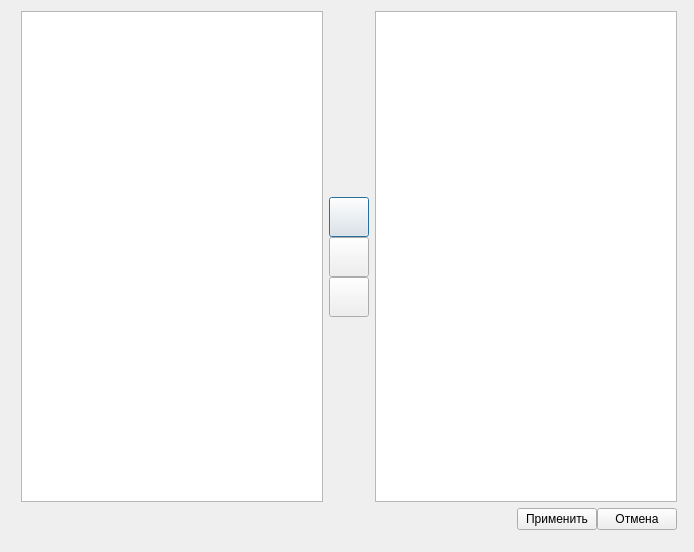
<?xml version="1.0" encoding="UTF-8"?>
<ui version="4.0">
 <class>BalansSelectElements</class>
 <widget class="QDialog" name="BalansSelectElements">
  <property name="geometry">
   <rect>
    <x>0</x>
    <y>0</y>
    <width>694</width>
    <height>552</height>
   </rect>
  </property>
  <property name="windowTitle">
   <string>Dialog</string>
  </property>
  <widget class="QWidget" name="verticalLayoutWidget_2">
   <property name="geometry">
    <rect>
     <x>10</x>
     <y>0</y>
     <width>678</width>
     <height>541</height>
    </rect>
   </property>
   <layout class="QVBoxLayout" name="mainLayout">
    <property name="spacing">
     <number>0</number>
    </property>
    <property name="margin">
     <number>5</number>
    </property>
    <item>
     <layout class="QHBoxLayout" name="horizontalLayout" stretch="1,0,1">
      <property name="margin">
       <number>6</number>
      </property>
      <item>
       <widget class="QTreeWidget" name="twList">
        <property name="sizePolicy">
         <sizepolicy hsizetype="Expanding" vsizetype="Expanding">
          <horstretch>0</horstretch>
          <verstretch>0</verstretch>
         </sizepolicy>
        </property>
        <property name="minimumSize">
         <size>
          <width>300</width>
          <height>411</height>
         </size>
        </property>
        <property name="maximumSize">
         <size>
          <width>16777215</width>
          <height>11111111</height>
         </size>
        </property>
        <property name="editTriggers">
         <set>QAbstractItemView::NoEditTriggers</set>
        </property>
        <property name="selectionMode">
         <enum>QAbstractItemView::ExtendedSelection</enum>
        </property>
        <property name="expandsOnDoubleClick">
         <bool>false</bool>
        </property>
        <attribute name="headerVisible">
         <bool>false</bool>
        </attribute>
        <attribute name="headerCascadingSectionResizes">
         <bool>false</bool>
        </attribute>
        <attribute name="headerShowSortIndicator" stdset="0">
         <bool>false</bool>
        </attribute>
        <column>
         <property name="text">
          <string notr="true">1</string>
         </property>
        </column>
       </widget>
      </item>
      <item>
       <layout class="QVBoxLayout" name="verticalLayout">
        <property name="leftMargin">
         <number>6</number>
        </property>
        <property name="rightMargin">
         <number>6</number>
        </property>
        <item>
         <spacer name="verticalSpacer">
          <property name="orientation">
           <enum>Qt::Vertical</enum>
          </property>
          <property name="sizeHint" stdset="0">
           <size>
            <width>20</width>
            <height>40</height>
           </size>
          </property>
         </spacer>
        </item>
        <item>
         <widget class="QPushButton" name="pbSelectPosPos">
          <property name="minimumSize">
           <size>
            <width>0</width>
            <height>40</height>
           </size>
          </property>
          <property name="toolTip">
           <string>&lt;!DOCTYPE HTML PUBLIC &quot;-//W3C//DTD HTML 4.0//EN&quot; &quot;http://www.w3.org/TR/REC-html40/strict.dtd&quot;&gt;
&lt;html&gt;&lt;head&gt;&lt;meta name=&quot;qrichtext&quot; content=&quot;1&quot; /&gt;&lt;style type=&quot;text/css&quot;&gt;
p, li { white-space: pre-wrap; }
&lt;/style&gt;&lt;/head&gt;&lt;body style=&quot; font-family:'MS Shell Dlg 2'; font-size:8.25pt; font-weight:400; font-style:normal;&quot;&gt;
&lt;p style=&quot; margin-top:0px; margin-bottom:0px; margin-left:0px; margin-right:0px; -qt-block-indent:0; text-indent:0px;&quot;&gt;&lt;span style=&quot; font-size:8pt;&quot;&gt;Выбрать текущие каналы со&lt;/span&gt;&lt;span style=&quot; font-size:8pt; font-weight:600;&quot;&gt; знаком &amp;quot;плюс&amp;quot;&lt;/span&gt;&lt;/p&gt;&lt;/body&gt;&lt;/html&gt;</string>
          </property>
          <property name="text">
           <string/>
          </property>
          <property name="icon">
           <iconset resource="resources.qrc">
            <normaloff>:/icons/images/select_positive.png</normaloff>:/icons/images/select_positive.png</iconset>
          </property>
          <property name="iconSize">
           <size>
            <width>16</width>
            <height>16</height>
           </size>
          </property>
         </widget>
        </item>
        <item>
         <widget class="QPushButton" name="pbSelectNeg">
          <property name="minimumSize">
           <size>
            <width>0</width>
            <height>40</height>
           </size>
          </property>
          <property name="toolTip">
           <string>&lt;!DOCTYPE HTML PUBLIC &quot;-//W3C//DTD HTML 4.0//EN&quot; &quot;http://www.w3.org/TR/REC-html40/strict.dtd&quot;&gt;
&lt;html&gt;&lt;head&gt;&lt;meta name=&quot;qrichtext&quot; content=&quot;1&quot; /&gt;&lt;style type=&quot;text/css&quot;&gt;
p, li { white-space: pre-wrap; }
&lt;/style&gt;&lt;/head&gt;&lt;body style=&quot; font-family:'MS Shell Dlg 2'; font-size:8.25pt; font-weight:400; font-style:normal;&quot;&gt;
&lt;p style=&quot; margin-top:0px; margin-bottom:0px; margin-left:0px; margin-right:0px; -qt-block-indent:0; text-indent:0px;&quot;&gt;Выбрать текущие каналы со&lt;span style=&quot; font-weight:600;&quot;&gt; знаком &amp;quot;минус&amp;quot;&lt;/span&gt;&lt;/p&gt;&lt;/body&gt;&lt;/html&gt;</string>
          </property>
          <property name="text">
           <string/>
          </property>
          <property name="icon">
           <iconset resource="resources.qrc">
            <normaloff>:/icons/images/select_negative.png</normaloff>:/icons/images/select_negative.png</iconset>
          </property>
         </widget>
        </item>
        <item>
         <widget class="QPushButton" name="pbSelect_2">
          <property name="minimumSize">
           <size>
            <width>0</width>
            <height>40</height>
           </size>
          </property>
          <property name="text">
           <string/>
          </property>
          <property name="icon">
           <iconset resource="resources.qrc">
            <normaloff>:/icons/images/deselect.png</normaloff>:/icons/images/deselect.png</iconset>
          </property>
         </widget>
        </item>
        <item>
         <spacer name="verticalSpacer_2">
          <property name="orientation">
           <enum>Qt::Vertical</enum>
          </property>
          <property name="sizeHint" stdset="0">
           <size>
            <width>20</width>
            <height>40</height>
           </size>
          </property>
         </spacer>
        </item>
       </layout>
      </item>
      <item>
       <widget class="QTreeWidget" name="twSelected">
        <property name="sizePolicy">
         <sizepolicy hsizetype="Expanding" vsizetype="Expanding">
          <horstretch>0</horstretch>
          <verstretch>0</verstretch>
         </sizepolicy>
        </property>
        <property name="minimumSize">
         <size>
          <width>300</width>
          <height>411</height>
         </size>
        </property>
        <property name="maximumSize">
         <size>
          <width>16777215</width>
          <height>11111111</height>
         </size>
        </property>
        <property name="columnCount">
         <number>1</number>
        </property>
        <attribute name="headerVisible">
         <bool>false</bool>
        </attribute>
        <attribute name="headerDefaultSectionSize">
         <number>200</number>
        </attribute>
        <attribute name="headerMinimumSectionSize">
         <number>20</number>
        </attribute>
        <attribute name="headerShowSortIndicator" stdset="0">
         <bool>false</bool>
        </attribute>
        <column>
         <property name="text">
          <string notr="true">1</string>
         </property>
        </column>
       </widget>
      </item>
     </layout>
    </item>
    <item>
     <layout class="QHBoxLayout" name="hLayout">
      <property name="spacing">
       <number>0</number>
      </property>
      <property name="leftMargin">
       <number>6</number>
      </property>
      <property name="topMargin">
       <number>0</number>
      </property>
      <property name="rightMargin">
       <number>6</number>
      </property>
      <property name="bottomMargin">
       <number>6</number>
      </property>
      <item>
       <spacer name="horizontalSpacer">
        <property name="orientation">
         <enum>Qt::Horizontal</enum>
        </property>
        <property name="sizeHint" stdset="0">
         <size>
          <width>40</width>
          <height>20</height>
         </size>
        </property>
       </spacer>
      </item>
      <item>
       <widget class="QPushButton" name="pushButton_2">
        <property name="text">
         <string>Применить</string>
        </property>
       </widget>
      </item>
      <item>
       <widget class="QPushButton" name="pushButton">
        <property name="text">
         <string>Отмена</string>
        </property>
       </widget>
      </item>
     </layout>
    </item>
   </layout>
  </widget>
 </widget>
 <resources>
  <include location="resources.qrc"/>
 </resources>
 <connections>
  <connection>
   <sender>pushButton</sender>
   <signal>clicked()</signal>
   <receiver>BalansSelectElements</receiver>
   <slot>close()</slot>
   <hints>
    <hint type="sourcelabel">
     <x>646</x>
     <y>514</y>
    </hint>
    <hint type="destinationlabel">
     <x>544</x>
     <y>805</y>
    </hint>
   </hints>
  </connection>
  <connection>
   <sender>pbSelectNeg</sender>
   <signal>clicked()</signal>
   <receiver>BalansSelectElements</receiver>
   <slot>itemSelectNegative()</slot>
   <hints>
    <hint type="sourcelabel">
     <x>342</x>
     <y>269</y>
    </hint>
    <hint type="destinationlabel">
     <x>327</x>
     <y>761</y>
    </hint>
   </hints>
  </connection>
  <connection>
   <sender>pbSelectPosPos</sender>
   <signal>clicked()</signal>
   <receiver>BalansSelectElements</receiver>
   <slot>itemSelectPositive()</slot>
   <hints>
    <hint type="sourcelabel">
     <x>352</x>
     <y>220</y>
    </hint>
    <hint type="destinationlabel">
     <x>357</x>
     <y>803</y>
    </hint>
   </hints>
  </connection>
  <connection>
   <sender>pushButton_2</sender>
   <signal>clicked()</signal>
   <receiver>BalansSelectElements</receiver>
   <slot>saveChanges()</slot>
   <hints>
    <hint type="sourcelabel">
     <x>542</x>
     <y>518</y>
    </hint>
    <hint type="destinationlabel">
     <x>531</x>
     <y>821</y>
    </hint>
   </hints>
  </connection>
 </connections>
 <slots>
  <slot>itemSelectPositive()</slot>
  <slot>itemSelectNegative()</slot>
  <slot>saveChanges()</slot>
 </slots>
</ui>
